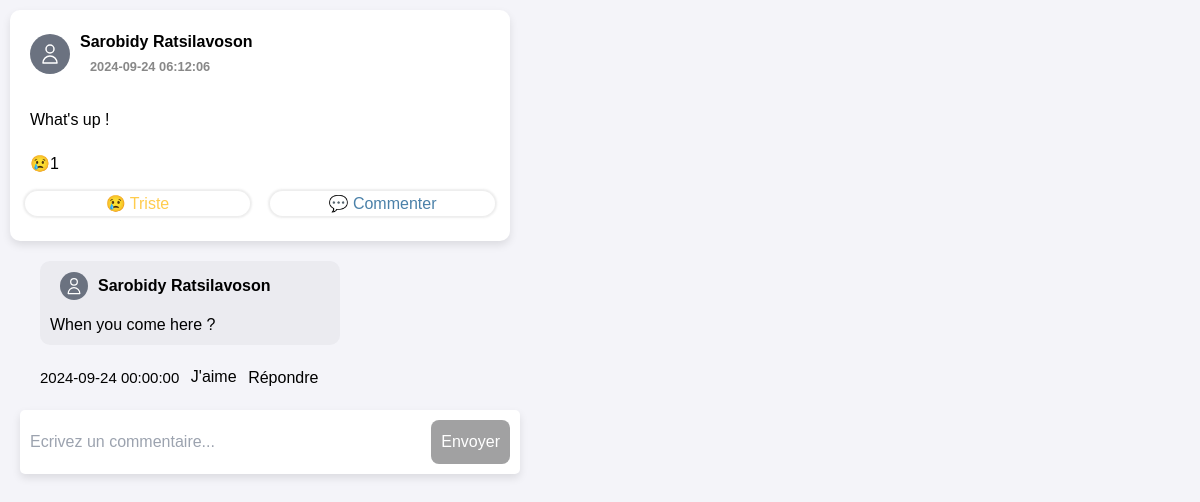
Screenshot of /afficher_commentaires.php?id_publication=2 (signed in) with the database file from the repository.
### tables this page shows
CREATE TABLE `publication` (
  `id` int NOT NULL AUTO_INCREMENT,
  `id_compte` int NOT NULL,
  `contenu` text NOT NULL,
  `date_lance` datetime DEFAULT NULL,
  PRIMARY KEY (`id`),
  KEY `id_compte` (`id_compte`),
  CONSTRAINT `publication_ibfk_1` FOREIGN KEY (`id_compte`) REFERENCES `compte` (`id`)
);

CREATE TABLE `compte` (
  `id` int NOT NULL AUTO_INCREMENT,
  `nom` varchar(100) NOT NULL,
  `prenom` varchar(100) NOT NULL,
  `email` varchar(100) NOT NULL,
  `mdp` varchar(100) NOT NULL,
  PRIMARY KEY (`id`)
);

CREATE TABLE `reaction` (
  `id` int NOT NULL AUTO_INCREMENT,
  `type_reaction` varchar(10) NOT NULL,
  `nom_reaction` varchar(10) DEFAULT NULL,
  `couleur_reaction` varchar(10) DEFAULT NULL,
  PRIMARY KEY (`id`)
);

CREATE TABLE `commentaire` (
  `id` int NOT NULL AUTO_INCREMENT,
  `id_compte` int NOT NULL,
  `id_publication` int NOT NULL,
  `contenu` text NOT NULL,
  `date_lance` datetime DEFAULT NULL,
  PRIMARY KEY (`id`),
  KEY `id_compte` (`id_compte`),
  KEY `id_publication` (`id_publication`),
  CONSTRAINT `commentaire_ibfk_1` FOREIGN KEY (`id_compte`) REFERENCES `compte` (`id`),
  CONSTRAINT `commentaire_ibfk_2` FOREIGN KEY (`id_publication`) REFERENCES `publication` (`id`)
);

### afficher_commentaires.php (the view, shortened to what this page needs)
<!DOCTYPE html>
<html lang="en">
<head>
    <link rel="stylesheet" href="index.php">
    <link rel="stylesheet" href="feuille.css">
    <script src="https://cdn.tailwindcss.com"></script>
</head>
<body>
<?php
include 'db_connect.php';
$id_compte = $_SESSION['id_user'];
if (isset($_POST['id_publication'])) {
    $id_publication = mysqli_real_escape_string($conn, $_POST['id_publication']);
} elseif (isset($_GET['id_publication'])) {
    $id_publication = mysqli_real_escape_string($conn, $_GET['id_publication']);
} else {
    echo 'Invalid request. Publication ID not provided.';
    exit();
}
$sqlPublication = "
    SELECT p.id, p.contenu, c.nom, c.prenom, p.date_lance
    FROM publication p
    JOIN compte c ON p.id_compte = c.id
    WHERE p.id = $id_publication";
$resultPublication = mysqli_query($conn, $sqlPublication);
if (mysqli_num_rows($resultPublication) > 0) {
    $rowPublication = mysqli_fetch_assoc($resultPublication);
    echo '<div class="publication">';
    echo '<div class="nom_prenom">';
    echo '<div class="h-10 w-10 overflow-hidden rounded-full">
            <svg xmlns="http://www.w3.org/2000/svg" fill="none" viewBox="0 0 24 24"
                class="h-10 w-10 p-2 text-white bg-gray-500 stroke-current">
                <path stroke-linecap="round" stroke-linejoin="round" stroke-width="1.5"
                d="M16 7a4 4 0 11-8 0 4 4 0 018 0zM12 14a7 7 0 00-7 7h14a7 7 0 00-7-7z"></path>
            </svg>
        </div>
    ';
    echo '<p>' . htmlspecialchars($rowPublication['prenom']) . ' ' . htmlspecialchars($rowPublication['nom']);
    echo '</br><small>' . htmlspecialchars($rowPublication['date_lance']) . '</small>';
    echo '</p>';
    echo '</div>';
    echo '<p class="contenu">' . htmlspecialchars($rowPublication['contenu']) . '</p>';
    $id_publication = $rowPublication['id'];
    $sqlCount = "SELECT COUNT(*) AS total_reactions FROM reaction_publication WHERE id_publication = $id_publication";
    $resultCount = mysqli_query($conn, $sqlCount);
    $rowCount = mysqli_fetch_assoc($resultCount);
    $nombre_reactions = $rowCount['total_reactions'];
    echo '<div class="nombre_reactions_commentaires">';
    if ($nombre_reactions > 0) {
        echo '<form class="voir_reaction" action="afficher_reactions.php" method="get">';
        echo '<input type="submit" value="';
        $reactions_existant = "SELECT r.type_reaction FROM reaction_publication rp
        JOIN reaction r ON rp.id_reaction = r.id
        WHERE rp.id_publication = $id_publication";
        $result_reactions_existant = mysqli_query($conn, $reactions_existant);
        while($row = mysqli_fetch_assoc($result_reactions_existant))
        {
            echo $row['type_reaction'];
        }
        if($nombre_reactions != 0)
        {
            echo $nombre_reactions .'">';
        }
        echo '</div>';
    }
    echo '<div class="buttons">';
    echo '<div class="reaction-container_' . htmlspecialchars($id_publication) . '">';
    $sqlUserReaction = "SELECT r.type_reaction,r.couleur_reaction, r.nom_reaction FROM reaction_publication rp
            JOIN reaction r ON rp.id_reaction = r.id
            WHERE rp.id_publication = $id_publication AND rp.id_compte = $id_compte";
    $resultUserReaction = mysqli_query($conn, $sqlUserReaction);
    if(mysqli_num_rows($resultUserReaction) > 0) {
        $userReaction = mysqli_fetch_assoc($resultUserReaction);
        echo '<div class="like-button_' . htmlspecialchars($id_publication) . '">' . $userReaction['type_reaction'];
        echo '<span style="color: ' . htmlspecialchars($userReaction["couleur_reaction"]) . ';"> ';
        echo $userReaction['nom_reaction'];
        echo '</span> ';
        echo '</div>';
    } else {
        echo '<div class="like-button_' . htmlspecialchars($id_publication) . '">👍 J\'aime';
        echo '</div>';
    }
            include 'db_connect.php';
            echo '</div>';
            echo '<div class="emoji_commenter"><a href="afficher_commentaires.php?id_publication='. $id_publication . '">💬 Commenter</a></div>';
    echo '</div>';
    echo '</div>';
    echo '<div class="ensemble_commentaires">';
    $sql = "
        SELECT rp.date_lance, rp.id, rp.id_compte, rp.contenu, c.nom, c.prenom
        FROM commentaire rp
        JOIN compte c ON rp.id_compte = c.id
        WHERE rp.id_publication = $id_publication";
    $result = mysqli_query($conn, $sql);
    if (mysqli_num_rows($result) > 0) {
        while ($row = mysqli_fetch_assoc($result)) {
            echo '<div class="commentaire">';
            echo '<div class="nom_prenom">';
            echo '<div class="h-7 w-7 overflow-hidden rounded-full">
            <svg xmlns="http://www.w3.org/2000/svg" fill="none" viewBox="0 0 24 24"
                class="h-7 w-7 p-1 text-white bg-gray-500 stroke-current">
                <path stroke-linecap="round" stroke-linejoin="round" stroke-width="1.5"
                d="M16 7a4 4 0 11-8 0 4 4 0 018 0zM12 14a7 7 0 00-7 7h14a7 7 0 00-7-7z"></path>
            </svg>
        </div>
    ';
            echo "<p class='nom_prenom'>" . $row['prenom'] . ' ' . $row['nom'] . '<br>';
            echo '</div>';
            echo '<div class="contenu_commentaire">' . htmlspecialchars($row['contenu']) . '</div>';
            $id_commentaire = $row['id'];
            echo '</div>';
            echo '<div class="bouton_commentaire">';
            echo "<div><small class='date_lance_commentaire'> " . htmlspecialchars($row['date_lance']) . "</small></div>";
            echo '<div class="reaction-container_' . htmlspecialchars($id_commentaire) . '">';
            $sqlUserReaction = "SELECT r.type_reaction,r.couleur_reaction, r.nom_reaction FROM reaction_commentaire rp
                    JOIN reaction r ON rp.id_reaction = r.id
                    WHERE rp.id_commentaire = $id_commentaire AND rp.id_compte = $id_compte";
            $resultUserReaction = mysqli_query($conn, $sqlUserReaction);
            if(mysqli_num_rows($resultUserReaction) > 0) {
                $userReaction = mysqli_fetch_assoc($resultUserReaction);
                echo '<div class="like-button_' . htmlspecialchars($id_commentaire) . '">' . $userReaction['type_reaction'];
                echo '<span style="color: ' . htmlspecialchars($userReaction["couleur_reaction"]) . ';"> ';
                echo $userReaction['nom_reaction'];
                echo '</span> ';
                echo '</div>';
            } else {
                echo '<div class="like-button_' . htmlspecialchars($id_commentaire) . '">J\'aime';
                echo '</div>';
            }
            echo '</div>';
            echo '<div><a href="voir_reponses.php?id_compte=' . $id_compte . '&id_commentaire=' . $id_commentaire . '&id_publication=' . $id_publication .'">Répondre</a></div>';
                echo '</div>';
        }
    }
    echo '</div>';
} else {
    echo 'No publication found with this ID.';
}
echo '<form class="form_ecrire_commentaire" action="commentaire.php" method="post">';
    echo '<input class="ecrire_commentaire" name="contenu" placeholder="Ecrivez un commentaire...">';
    echo '<button type="submit">Envoyer</button>';
    echo '</form>';
?>
</body>
</html>

### feuille.css (style rules this page uses)
body { font-family: Arial, sans-serif; margin: 0; padding: 0; background-color: #f4f4f9; }
.publication { background-color: white; border-radius: 10px; padding : 10px 0; margin: 10px 10px 0 10px; max-width: 500px; box-shadow: 0 4px 8px rgba(0, 0, 0, 0.1); }
.publication p, .commentaire p { font-size: 16px; margin: 10px; }
.publication small, .commentaire small { color: #888; margin: 10px; }
.nom_prenom { font-weight: bolder; display: flex; margin: 0 20px; align-items: center; }
.contenu { padding: 10px 10px; }
.voir_reaction input, .voir_commentaire input { background: none; border: none; }
.nombre_reactions_commentaires { display: flex; flex-direction: row; justify-content: space-between; align-items: center; padding: 0 20px; }
.buttons { display: flex; flex-direction: row; justify-content: space-between; align-items: center; margin: 15px; gap: 20px; }
a { color: #0a0104e7; border: none; cursor: pointer; font-size: 16px; text-decoration: none; }
.bouton_commentaire { display: none; }
.bouton_commentaire { display: flex; flex-direction: row; align-items: center; justify-content: space-between; max-width: 350px; margin: 20px; }
.commentaire { background-color: #dfe0e77a; border-radius: 10px; max-width: 300px; padding-top: 3px; padding-bottom: 3px; margin: 20px; }
.contenu_commentaire { padding: 5px 10px; }
.date_lance_commentaire { font-size: 15px; }
.form_ecrire_commentaire { margin: 20px; display: flex; align-items: center; gap: 10px; border-radius: 5px; background: white; max-width: 500px; justify-content: space-between; padding: 10px; box-shadow: 0 4px 8px rgba(0, 0, 0, 0.1); position: sticky; bottom: 0; z-index: 1000; }
.form_ecrire_commentaire button { background-color: #777779b0; border: none; color: white; padding: 10px; border-radius: 8px; cursor: pointer; }
.ecrire_commentaire { border: none; background: none; }
.ensemble_commentaires { margin-top: 20px; margin-left: 20px; max-width: 500px; }
.emoji_commenter { font-size: 20px; color: #4b81a9; width: 50%; padding: 10px; display: flex; justify-content: center; align-items: center; height: 25px; border-radius: 25px; box-shadow: 0 0 2px 2px rgba(80, 80, 80, 0.1); }

### rows the page displays
publication: id_compte.prenom "Sarobidy", id_compte.nom "Ratsilavoson", date_lance "2024-09-24 06:12:06", contenu "What's up !"
reaction: type_reaction "😢1", type_reaction "😢", nom_reaction "Triste"
commentaire: id_compte.prenom "Sarobidy", id_compte.nom "Ratsilavoson", contenu "When you come here ?", date_lance "2024-09-24 00:00:00"
